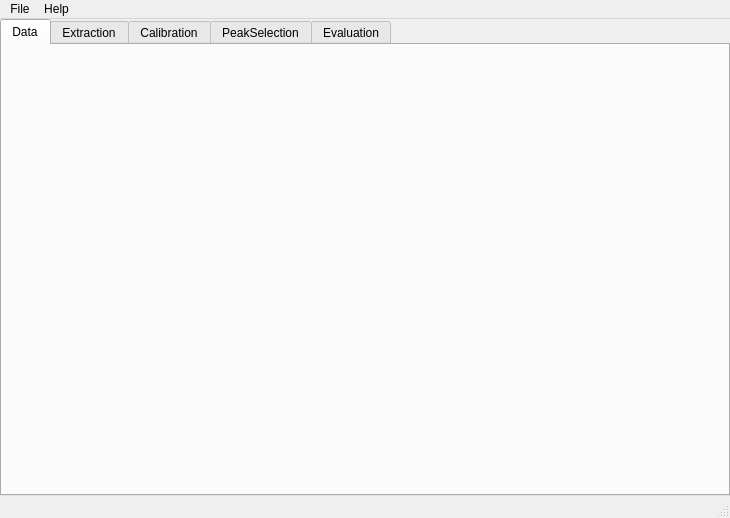
<?xml version="1.0" encoding="UTF-8"?>
<ui version="4.0">
 <class>MainWindow</class>
 <widget class="QMainWindow" name="MainWindow">
  <property name="geometry">
   <rect>
    <x>0</x>
    <y>0</y>
    <width>730</width>
    <height>518</height>
   </rect>
  </property>
  <property name="windowTitle">
   <string>MainWindow</string>
  </property>
  <widget class="QWidget" name="centralwidget">
   <layout class="QVBoxLayout" name="verticalLayout">
    <property name="leftMargin">
     <number>0</number>
    </property>
    <property name="topMargin">
     <number>0</number>
    </property>
    <property name="rightMargin">
     <number>0</number>
    </property>
    <property name="bottomMargin">
     <number>0</number>
    </property>
    <item>
     <widget class="QTabWidget" name="tabWidget">
      <property name="sizePolicy">
       <sizepolicy hsizetype="Expanding" vsizetype="Expanding">
        <horstretch>0</horstretch>
        <verstretch>0</verstretch>
       </sizepolicy>
      </property>
      <property name="currentIndex">
       <number>0</number>
      </property>
      <widget class="QWidget" name="tab_data">
       <attribute name="title">
        <string>Data</string>
       </attribute>
      </widget>
      <widget class="QWidget" name="tab_extraction">
       <attribute name="title">
        <string>Extraction</string>
       </attribute>
      </widget>
      <widget class="QWidget" name="tab_calibration">
       <attribute name="title">
        <string>Calibration</string>
       </attribute>
      </widget>
      <widget class="QWidget" name="tab_peakSelection">
       <attribute name="title">
        <string>PeakSelection</string>
       </attribute>
      </widget>
      <widget class="QWidget" name="tab_evaluation">
       <attribute name="title">
        <string>Evaluation</string>
       </attribute>
      </widget>
     </widget>
    </item>
   </layout>
  </widget>
  <widget class="QMenuBar" name="menubar">
   <property name="geometry">
    <rect>
     <x>0</x>
     <y>0</y>
     <width>730</width>
     <height>22</height>
    </rect>
   </property>
   <widget class="QMenu" name="menuFile">
    <property name="title">
     <string>File</string>
    </property>
    <addaction name="actionSave"/>
    <addaction name="actionClose"/>
    <addaction name="separator"/>
    <addaction name="actionQuit"/>
   </widget>
   <widget class="QMenu" name="menuHelp">
    <property name="title">
     <string>Help</string>
    </property>
    <addaction name="actionAbout"/>
   </widget>
   <addaction name="menuFile"/>
   <addaction name="menuHelp"/>
  </widget>
  <widget class="QStatusBar" name="statusbar"/>
  <action name="actionSave">
   <property name="text">
    <string>Save</string>
   </property>
  </action>
  <action name="actionClose">
   <property name="text">
    <string>Close</string>
   </property>
  </action>
  <action name="actionQuit">
   <property name="text">
    <string>Quit</string>
   </property>
  </action>
  <action name="actionAbout">
   <property name="text">
    <string>About</string>
   </property>
  </action>
 </widget>
 <resources/>
 <connections/>
</ui>
